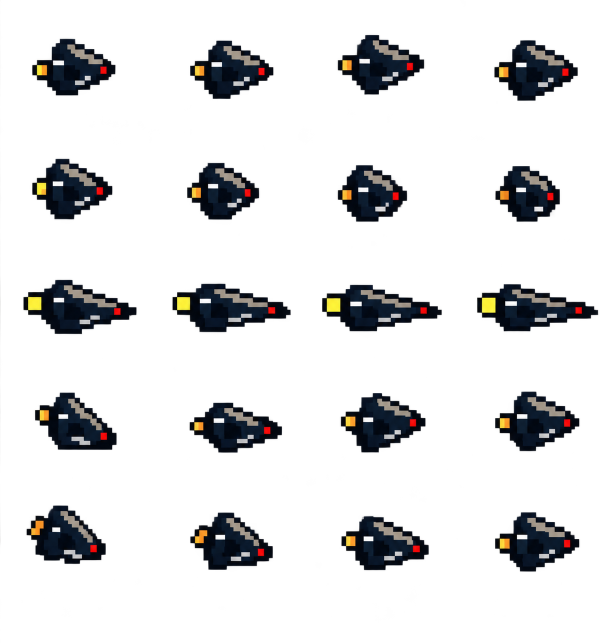
#> input picture assets/artwork/characters/pursuit-drone-t1-motion-selected/source/pursuit-motion-imagegen.png, 1224 x 1285 px (shown at 1/2 size)
$ python normalize_pursuit_motion.py
#> lines starting #> are read from the running program, lines starting #| are printed output that depends on the picture; after the words box and inside, x2 and y2 are one past the last pixel; in counts of white or black regions, pixels touching at a corner belong together
from __future__ import annotations

from collections import deque
from pathlib import Path

from PIL import Image, ImageDraw, ImageEnhance, ImageFont, ImageOps


ROOT = Path(__file__).resolve().parents[1]
SOURCE = ROOT / "source" / "pursuit-motion-imagegen.png"
EXPORT = ROOT / "export"
PREVIEW = ROOT / "preview"
SECTOR_01_BACKGROUND = (
    ROOT.parents[2]
    / "artwork"
    / "environments"
    / "sector-01-maintenance-vertical-backdrop"
    / "export"
    / "layers-v2"
    / "sector-01-maintenance-v2-layers-connected-v3-composite-preview.png"
)

FRAME_SIZE = 32
ROWS = 5
COLUMNS = 4
PREVIEW_SCALE = 6

STATES = (
    ("pursuit-seek", (27, 22), ((0, 0), (0, -1), (0, 0), (0, 1)), (160, 160, 160, 160)),
    ("pursuit-windup", (25, 23), ((0, 0), (-1, 0), (-2, 0), (-2, 1)), (70, 60, 60, 60)),
    ("pursuit-dash", (30, 18), ((0, 1), (1, 0), (2, 0), (1, 0)), (50, 50, 50, 50)),
    ("pursuit-recover", (27, 22), ((1, 0), (0, 1), (-1, 0), (0, -1)), (100, 120, 140, 140)),
    ("knockback", (26, 22), ((0, 0), (-2, -1), (-3, -2), (-1, -1)), (90, 90, 110, 140)),
)

# Transparent plus the six visible colors used by the selected Sector 01 family.
PALETTE = (
    (9, 15, 26, 255),
    (25, 37, 56, 255),
    (99, 91, 83, 255),
    (177, 166, 154, 255),
    (239, 68, 39, 255),
    (244, 171, 43, 255),
)


# [6 lines left out: function nearest_palette_color, not called in this run]


def significant_mask(panel: Image.Image) -> Image.Image:
    rgba = panel.convert("RGBA")
    alpha = rgba.getchannel("A")
    if alpha.getextrema() == (255, 255):
        alpha = Image.new("L", rgba.size, 0)
        source = rgba.load()
        target = alpha.load()
        for y in range(rgba.height):
            for x in range(rgba.width):
                red, green, blue, _ = source[x, y]
                target[x, y] = 255 if max(red, green, blue) >= 16 else 0
    else:
        alpha = alpha.point(lambda value: 255 if value >= 96 else 0)

    pixels = alpha.load()
    visited: set[tuple[int, int]] = set()
    components: list[list[tuple[int, int]]] = []
    for y in range(alpha.height):
        for x in range(alpha.width):
            if pixels[x, y] == 0 or (x, y) in visited:
                continue
            component: list[tuple[int, int]] = []
            pending = deque([(x, y)])
            visited.add((x, y))
            while pending:
                current_x, current_y = pending.popleft()
                component.append((current_x, current_y))
                for next_y in range(max(0, current_y - 1), min(alpha.height, current_y + 2)):
                    for next_x in range(max(0, current_x - 1), min(alpha.width, current_x + 2)):
                        point = (next_x, next_y)
                        if pixels[next_x, next_y] == 0 or point in visited:
                            continue
                        visited.add(point)
                        pending.append(point)
            components.append(component)

    if not components:
        raise ValueError("generated panel contains no foreground pixels")
    largest_component = max(components, key=len)
    largest = len(largest_component)
    minimum = max(12, round(largest * 0.0125))
    largest_left = min(x for x, _y in largest_component)
    largest_top = min(y for _x, y in largest_component)
    largest_right = max(x for x, _y in largest_component)
    largest_bottom = max(y for _x, y in largest_component)
    proximity = round(max(alpha.size) * 0.16)
    cleaned = Image.new("L", alpha.size, 0)
    cleaned_pixels = cleaned.load()
    for component in components:
        if len(component) < minimum:
            continue
        component_left = min(x for x, _y in component)
        component_top = min(y for _x, y in component)
        component_right = max(x for x, _y in component)
        component_bottom = max(y for _x, y in component)
        if (
            component_right < largest_left - proximity
            or component_left > largest_right + proximity
            or component_bottom < largest_top - proximity
            or component_top > largest_bottom + proximity
        ):
            continue
        for x, y in component:
            cleaned_pixels[x, y] = 255
    return cleaned


def panel_bounds(source: Image.Image, column: int, row: int) -> tuple[int, int, int, int]:
    return (
        round(source.width * column / COLUMNS),
        round(source.height * row / ROWS),
        round(source.width * (column + 1) / COLUMNS),
        round(source.height * (row + 1) / ROWS),
    )


def normalize_frame(
    source: Image.Image,
    row: int,
    column: int,
    extent: tuple[int, int],
    offset: tuple[int, int],
) -> Image.Image:
    panel = source.crop(panel_bounds(source, column, row)).convert("RGBA")
    mask = significant_mask(panel)
    bounds = mask.getbbox()
    if bounds is None:
        raise ValueError(f"state row {row}, frame {column} contains no subject")
    panel.putalpha(mask)
    subject = panel.crop(bounds)
    scale = min(extent[0] / subject.width, extent[1] / subject.height)
    size = (max(1, round(subject.width * scale)), max(1, round(subject.height * scale)))
    subject = subject.resize(size, Image.Resampling.NEAREST)
    pixels = [
        (0, 0, 0, 0) if pixel[3] < 128 else nearest_palette_color(pixel)
        for pixel in subject.get_flattened_data()
    ]
    subject.putdata(pixels)

    frame = Image.new("RGBA", (FRAME_SIZE, FRAME_SIZE), (0, 0, 0, 0))
    x = (FRAME_SIZE - subject.width) // 2 + offset[0]
    y = (FRAME_SIZE - subject.height) // 2 + offset[1]
    frame.alpha_composite(subject, (x, y))
    return frame


# [99 lines left out: functions checkerboard, build_review, build_gif, build_behavior_cycle, build_gameplay_size_preview, not called in this run]


def main() -> None:
    source = Image.open(SOURCE).convert("RGBA")
#> source is the input picture: PIL image 1224x1285 RGBA; mean R, G, B, A 6.4, 6.6, 7.2, 38.8
    EXPORT.mkdir(parents=True, exist_ok=True)
    PREVIEW.mkdir(parents=True, exist_ok=True)

    frames_by_state: list[tuple[str, list[Image.Image]]] = []
    atlas = Image.new("RGBA", (FRAME_SIZE * COLUMNS, FRAME_SIZE * ROWS), (0, 0, 0, 0))
#> atlas: PIL image 128x160 RGBA; every value is 0
    for row, (state_id, extent, offsets, durations) in enumerate(STATES):
        frames = [
            normalize_frame(source, row, column, extent, offsets[column]) for column in range(COLUMNS)
        ]
        frames_by_state.append((state_id, frames))
        for column, frame in enumerate(frames):
            path = EXPORT / f"{state_id}-{column:02d}.png"
            frame.save(path, optimize=True)
            atlas.alpha_composite(frame, (column * FRAME_SIZE, row * FRAME_SIZE))
        build_gif(state_id, frames, durations)
#> this loop made 1 pass
#> pass 1, in normalize_frame, `panel = source.crop(panel_bounds(source, column, row)).convert("RGBA")`:
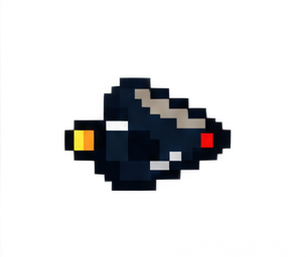
#> panel: PIL image 306x257 RGBA; mean R, G, B, A 6.4, 6.5, 7.1, 37.3; transparent parts drawn white
#> pass 1, in significant_mask, `alpha = rgba.getchannel("A")`:
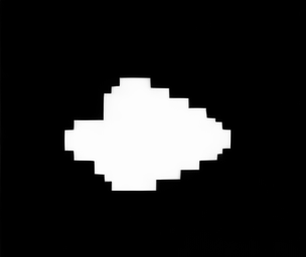
#> alpha: PIL image 306x257 L; min 0, max 255, mean 37.3
#> pass 1, in significant_mask, `alpha = alpha.point(lambda value: 255 if value >= 96 else 0)`:
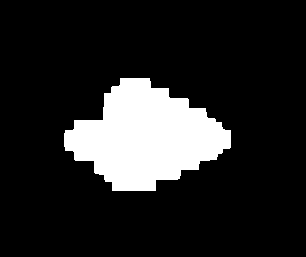
#> alpha: PIL image 306x257 L; 14.9% white; 1 white region, box (x1, y1, x2, y2) and area: (64, 78, 231, 191) 11707
#> after the loop, frames_by_state = []

    atlas.save(EXPORT / "pursuit-motion.png", optimize=True)
    build_review(frames_by_state)
    build_behavior_cycle(frames_by_state)
    build_gameplay_size_preview(frames_by_state)

    print(f"source={source.size} mode={source.mode}")
    print(f"atlas={atlas.size} mode={atlas.mode}")
    for state_id, frames in frames_by_state:
        bounds = [frame.getchannel("A").getbbox() for frame in frames]
        colors = [
            len({pixel for pixel in frame.get_flattened_data() if pixel[3] > 0})
            for frame in frames
        ]
        print(f"{state_id}: frames={len(frames)} bounds={bounds} visible-colors={colors}")


if __name__ == "__main__":
#> (the run stopped early here; a loop or call above may not have finished)
